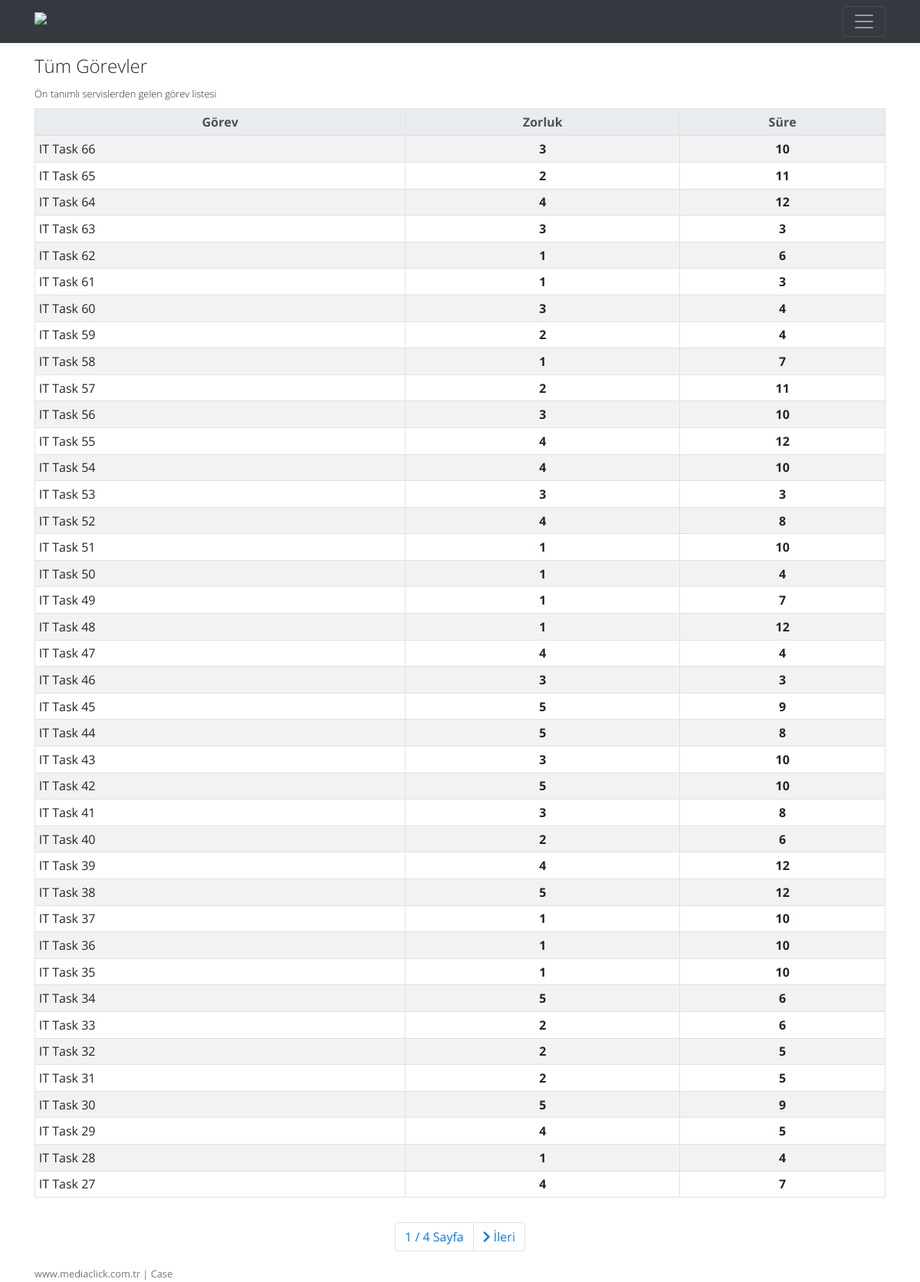
The app's page /all-missions/ with its own data.
### tables this page shows
CREATE TABLE IF NOT EXISTS `gorevler` (
  `id` int(11) NOT NULL AUTO_INCREMENT,
  `gorev` varchar(255) NOT NULL,
  `gorev_zorluk` int(11) NOT NULL,
  `gorev_sure` int(11) NOT NULL,
  PRIMARY KEY (`id`)
);

### system/function.php (called while the page is built, shortened)
<?php
function siteURL($adres){
	if (isset($_SERVER['HTTPS']) &&
		($_SERVER['HTTPS'] == 'on' || $_SERVER['HTTPS'] == 1) ||
		isset($_SERVER['HTTP_X_FORWARDED_PROTO']) &&
		$_SERVER['HTTP_X_FORWARDED_PROTO'] == 'https') {
	  $protocol = 'https://';
	}
	else {
	  $protocol = 'http://';
	}
    $domainName = $_SERVER['HTTP_HOST'].'/';
    return $protocol.$domainName.$adres;
}
?>

### page/all_missions.php (the view, shortened to what this page needs)
	<div class="container mt-3 mb-3">
	<h4 class="font-weight-light">Tüm Görevler</h4>
	<small class="font-weight-light">Ön tanımlı servislerden gelen görev listesi</small>
<?php
		$vt_sorgu = "select * from gorevler";
		global $vt_baglanti;
		$gorev_bak = $vt_baglanti->prepare("$vt_sorgu");
		$gorev_bak->execute();
		$toplam_icerik=$gorev_bak->rowCount();
	$sayfada = 40;
	if($toplam_icerik > 0){
@$toplam_sayfa = ceil($toplam_icerik / $sayfada);
$sayfa = isset($_GET['sayfa']) ? (int) $_GET['sayfa'] : 1;
$limit = ($sayfa - 1) * $sayfada;
global $vt_baglanti;
$gorev_bak = $vt_baglanti->prepare("
$vt_sorgu order by id desc limit ".$limit . ", " . $sayfada);
$gorev_bak->execute();
echo'
	<div class="table-responsive mt-2">
	  <table class="table table-sm table-striped table-bordered table-hover">
		<thead class="thead-light text-center">
		  <tr>
			<th>Görev</th>
			<th>Zorluk</th>
			<th>Süre</th>
		  </tr>
		</thead>
		<tbody>
';
		foreach( $gorev_bak as $gorev_bak_goster ){
			$gorev = $gorev_bak_goster['gorev'];
			$gorev_zorluk = $gorev_bak_goster['gorev_zorluk'];
			$gorev_sure = $gorev_bak_goster['gorev_sure'];
			echo'
			  <tr>
				<td>'.$gorev.'</td>
				<td class="text-center font-weight-bold">'.$gorev_zorluk.'</td>
				<td class="text-center font-weight-bold">'.$gorev_sure.'</td>
			  </tr>
			';
		}
echo'		</tbody>
	  </table>
	</div>	';
echo'
	<ul class="pagination justify-content-center m-3">
';
		for($s = 1; $s <= $toplam_sayfa; $s++) {
			if($sayfa == $s) {
			$ss = $s + 1;
			echo '
			<li class="page-item"><a class="page-link">'.$s.' / '.$toplam_sayfa.' Sayfa</a></li>
			';
				if($s == $toplam_sayfa){
				}else{
				   echo'<li class="page-item"><a href="'.siteURL('').'all-missions/' . $ss . '/" class="page-link" ><i class="fa fa-chevron-right"></i> İleri</a></li>';
				}
			}
		}
echo'
	</ul>
';
}
?>
	</div>

### assets/css/style.css (style rules this page uses)
html * { -webkit-font-smoothing: antialiased; -moz-osx-font-smoothing: grayscale; }
*, *:after, *:before { -webkit-box-sizing: border-box; -moz-box-sizing: border-box; box-sizing: border-box; }
body { font-family: 'Open Sans', sans-serif; -webkit-overflow-scrolling: touch; overflow: auto; }
a { color:#333333; }

### records on screen
gorevler: gorev "IT Task 66", gorev_zorluk "3", gorev_sure "10"
gorevler: gorev "IT Task 65", gorev_zorluk "2", gorev_sure "11"
gorevler: gorev "IT Task 64", gorev_zorluk "4", gorev_sure "12"
gorevler: gorev "IT Task 63", gorev_zorluk "3", gorev_sure "3"
gorevler: gorev "IT Task 62", gorev_zorluk "1", gorev_sure "6"
gorevler: gorev "IT Task 61", gorev_zorluk "1", gorev_sure "3"
gorevler: gorev "IT Task 60", gorev_zorluk "3", gorev_sure "4"
gorevler: gorev "IT Task 59", gorev_zorluk "2", gorev_sure "4"
gorevler: gorev "IT Task 58", gorev_zorluk "1", gorev_sure "7"
gorevler: gorev "IT Task 57", gorev_zorluk "2", gorev_sure "11"
gorevler: gorev "IT Task 56", gorev_zorluk "3", gorev_sure "10"
gorevler: gorev "IT Task 55", gorev_zorluk "4", gorev_sure "12"
gorevler: gorev "IT Task 54", gorev_zorluk "4", gorev_sure "10"
gorevler: gorev "IT Task 53", gorev_zorluk "3", gorev_sure "3"
gorevler: gorev "IT Task 52", gorev_zorluk "4", gorev_sure "8"
gorevler: gorev "IT Task 51", gorev_zorluk "1", gorev_sure "10"
gorevler: gorev "IT Task 50", gorev_zorluk "1", gorev_sure "4"
gorevler: gorev "IT Task 49", gorev_zorluk "1", gorev_sure "7"
gorevler: gorev "IT Task 48", gorev_zorluk "1", gorev_sure "12"
gorevler: gorev "IT Task 47", gorev_zorluk "4", gorev_sure "4"
gorevler: gorev "IT Task 46", gorev_zorluk "3", gorev_sure "3"
gorevler: gorev "IT Task 45", gorev_zorluk "5", gorev_sure "9"
gorevler: gorev "IT Task 44", gorev_zorluk "5", gorev_sure "8"
gorevler: gorev "IT Task 43", gorev_zorluk "3", gorev_sure "10"
gorevler: gorev "IT Task 42", gorev_zorluk "5", gorev_sure "10"
gorevler: gorev "IT Task 41", gorev_zorluk "3", gorev_sure "8"
gorevler: gorev "IT Task 40", gorev_zorluk "2", gorev_sure "6"
gorevler: gorev "IT Task 39", gorev_zorluk "4", gorev_sure "12"
gorevler: gorev "IT Task 38", gorev_zorluk "5", gorev_sure "12"
gorevler: gorev "IT Task 37", gorev_zorluk "1", gorev_sure "10"
gorevler: gorev "IT Task 36", gorev_zorluk "1", gorev_sure "10"
gorevler: gorev "IT Task 35", gorev_zorluk "1", gorev_sure "10"
gorevler: gorev "IT Task 34", gorev_zorluk "5", gorev_sure "6"
gorevler: gorev "IT Task 33", gorev_zorluk "2", gorev_sure "6"
gorevler: gorev "IT Task 32", gorev_zorluk "2", gorev_sure "5"
gorevler: gorev "IT Task 31", gorev_zorluk "2", gorev_sure "5"
gorevler: gorev "IT Task 30", gorev_zorluk "5", gorev_sure "9"
gorevler: gorev "IT Task 29", gorev_zorluk "4", gorev_sure "5"
gorevler: gorev "IT Task 28", gorev_zorluk "1", gorev_sure "4"
gorevler: gorev "IT Task 27", gorev_zorluk "4", gorev_sure "7"

### other values on screen
$toplam_sayfa "4"
